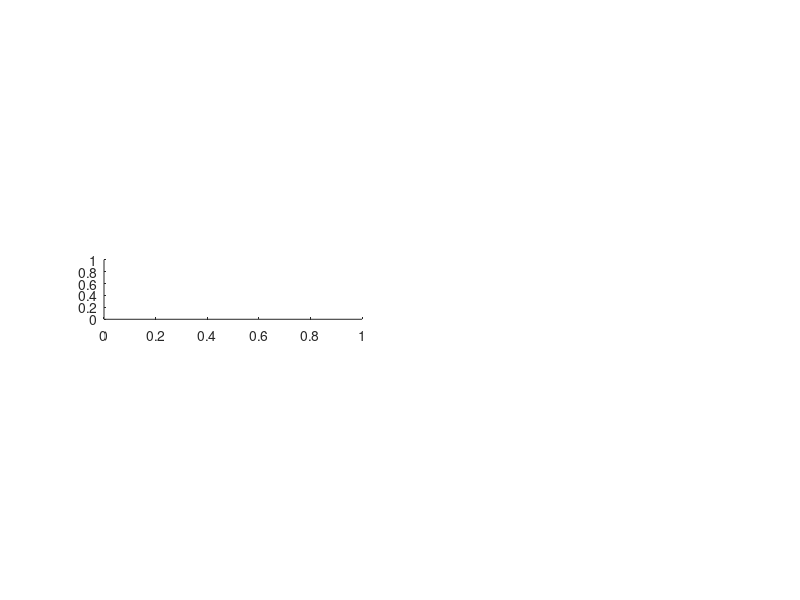

The MATLAB source for this figure: (Note: this script raises an error after producing the figure.)
clear; close all; clc;

% parameters
input_beam.y = 0;
input_beam.width = 1.8;
% input_beam.theta_top = 0.000318;
% input_beam.theta_bot = -0.000318;
input_beam.theta_top = 0;
input_beam.theta_bot = 0;


lens.f = 500;
lens.R = 230;
lens.type = 'planoconvex';
lens.n = 1.460;
lens.dia = 25.4;
lens.t_c = 2.4;
lens.t_e = 2.0;

d_cam = 600;
d_lens = 50;
y_max = 0.99*(lens.dia - (input_beam.width/2));
y_min = 1.01*(0 + (input_beam.width/2));
v_max = 2.4; % mm/s
    
dT = 0.1;
T = 10;
delay = 0.7;

t = 0:dT:T;
N = length(t);
y_in = zeros(N, 1);
y_out = zeros(N, 1);
v_in = zeros(N, 1);
v_in(1) = 0;
y_ramp = -0.5:-1/N:-1.5;
y_step = -1*ones(N, 1);

fh = figure;
% axis([0 T 0 40]);
subplot(5, 2, 5);
an_input_y = animatedline('Marker', '.', 'Color', 'b');
ylabel('Input y [mm]');
subplot(5, 2, 7);
an_input_theta = animatedline('Marker', '.', 'Color', 'b');
ylabel('Input \Theta [rad]');
subplot(5, 2, 9);
an_input_v = animatedline('Marker', '.', 'Color', 'b');
ylabel('Requested Velocity [mm/s]');

subplot(5, 2, 6);
an_output_y = animatedline('Marker', '.', 'Color', 'r');
an_des_y = animatedline('Marker', '.','Color', 'k');
ylabel('Output y [mm]');
subplot(5, 2, 8);
an_output_width = animatedline('Marker', '.', 'Color', 'r');
ylabel('Beam width [um]');
xlabel('Time [s]');

% simulate
j = 1;
y_dot = 0;
for i = 1:T/dT
    addpoints(an_input_y, dT*i, input_beam.y);
    y_in(i) = input_beam.y;
    input_theta = (input_beam.theta_top + input_beam.theta_bot)/2;
    addpoints(an_input_theta, dT*i, input_theta);
    
    [y, beam_width] = simulate_ray(input_beam, lens, d_lens, d_cam, false, fh);
    y = y + 0.1*y*randn; % simulate noise
    y_out(i) = y;
    y_des = y_step(i);
    addpoints(an_output_y, dT*i, y);
    addpoints(an_output_width, dT*i, beam_width*1000);
    addpoints(an_des_y, dT*i, y_des);
    
    % specify how input beam changes with time
    % position control
    % input_beam.y = pos_pid_controller(y, y_des, y_max, y_min);
    
    % velocity control
    if delay ~= 0
        if i == (uint8(delay*j/dT))
            y_dot = velocity_controller(y, y_des, v_max);
            j = j+1;
        end
    else
        y_dot = velocity_controller(y, y_des, v_max);
    end
    
    v_in(i) = y_dot;
    input_beam.y = input_beam.y + y_dot*dT;
    addpoints(an_input_v, dT*i, y_dot);
end

function y = pos_pid_controller(y, y_des, y_max, y_min)
    persistent error_sum
    kp = -1; 
    ki = -1;
    
    if isempty(error_sum)
        error_sum = 0;
    end
    error_sum = error_sum + (y_des-y);
    y = kp * (y_des-y) + ki * error_sum;
    
    if y > y_max
        % cap max y
        y = y_max;
        % anti-windup
        error_sum = error_sum - (y_des-y);
    elseif y < y_min
        y = y_min;
        error_sum = error_sum - (y_des-y);
    end
end

